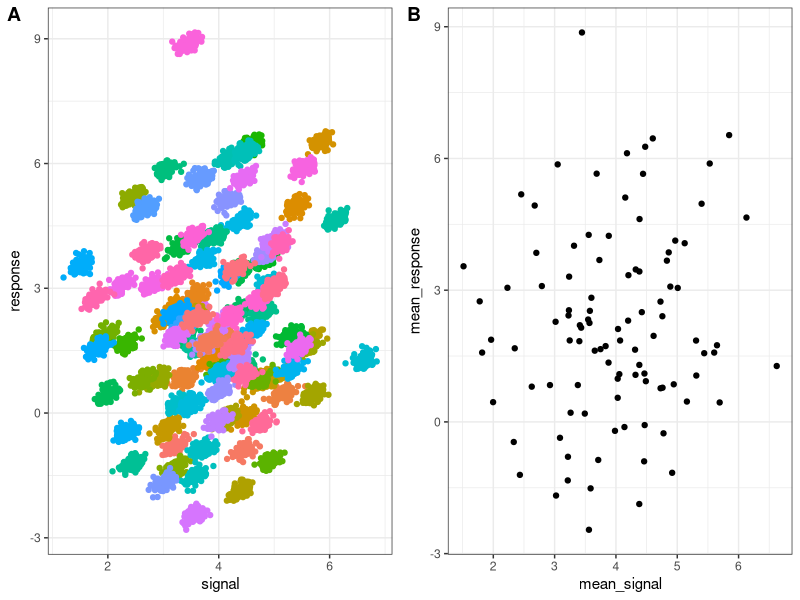
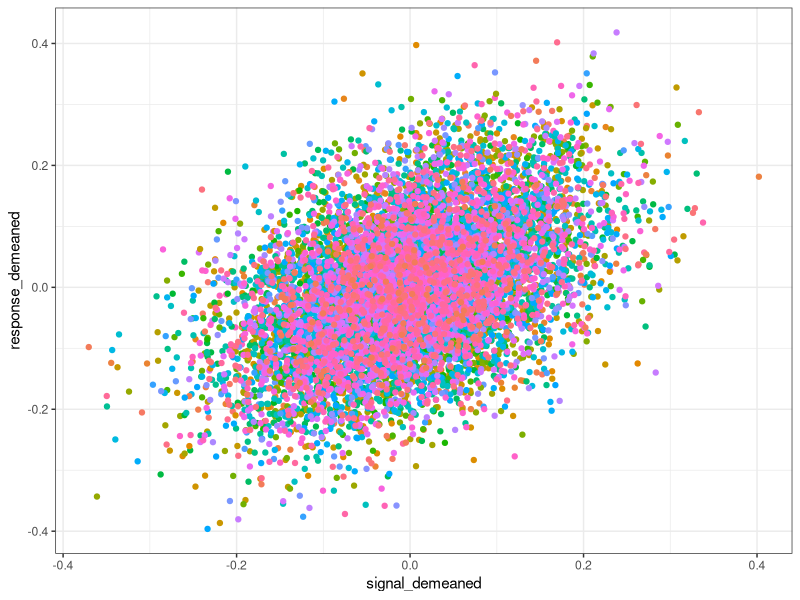
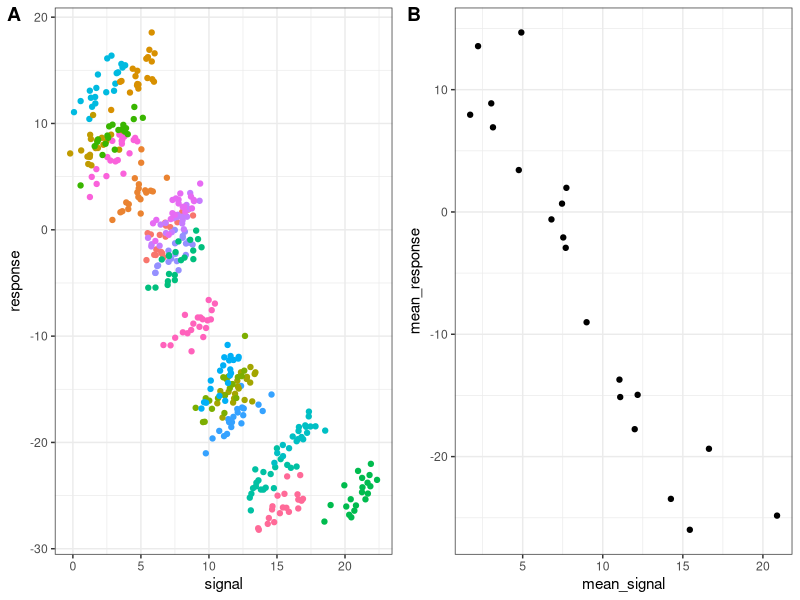

Recreate these plots in R, in order. (Note: this script raises an error after producing the figures.)
## ---- chunk 1
library(tidyverse)
library(lme4)
library(parameters)
library(datawizard)
library(cowplot)


between_effect = 0
within_effect = 0.5
between_sd = 2
within_sd = 0.1

signal_intercepts = rnorm(100,0,1) 
response_intercepts = rnorm(100,0, between_sd) + between_effect * signal_intercepts

data =  data.frame()
for (participant in 1:100){
  
  signal = rnorm(100,4,0.1)  
  response =  within_effect*signal + rnorm(100,0,within_sd)
  response = response + response_intercepts[participant]
  signal = signal + signal_intercepts[participant]
  data =  rbind(data, data.frame(signal,response,participant))
  
}
data_averaged = data %>% group_by(participant) %>% summarise(mean_signal = mean(signal), mean_response = mean(response))

cat("Korelacja pojedynczych pomiarów",cor(data$signal, data$response))
cat("Korelacja średnich pomiarów na osobę",cor(data_averaged$mean_signal, data_averaged$mean_response))

## ---- chunk 2
plot1 <- ggplot(data, aes(x = signal, y = response, colour = as.character(participant))) + geom_point() + theme_bw() +  theme(legend.position="none")

plot2 <- ggplot(data_averaged, aes(x = mean_signal, y = mean_response)) +
  geom_point() + theme_bw()

plot_grid(plot1, plot2, labels = "AUTO")
## ---- chunk 3
data = data %>% group_by(participant) %>% mutate(signal_demeaned = signal - mean(signal), 
response_demeaned = response - mean(response))

ggplot(data, aes(x = signal_demeaned, y = response_demeaned, colour = as.character(participant))) +
geom_point() + theme_bw() +  theme(legend.position="none")
## ---- chunk 4
model = lmer(response ~ signal + (1| participant), data = data)
model_parameters(model)
## ---- chunk 5


signal_intercepts = rnorm(20,4,4) 
response_intercepts = rnorm(20,0, 5) + -2*signal_intercepts

data =  data.frame()
for (participant in 1:20){
  
  signal = rnorm(20,4,1)  
  response =  1*signal + rnorm(20,0,1)
  response = response + response_intercepts[participant]
  signal = signal + signal_intercepts[participant]
  data =  rbind(data, data.frame(signal,response,participant))
  
}
data_averaged = data %>% group_by(participant) %>% summarise(mean_signal = mean(signal), mean_response = mean(response))

## ---- chunk 6
plot1 <- ggplot(data, aes(x = signal, y = response, colour = as.character(participant))) +
  geom_point() + theme_bw() +  theme(legend.position="none")

plot2 <- ggplot(data_averaged, aes(x = mean_signal, y = mean_response)) +
  geom_point() + theme_bw()

plot_grid(plot1, plot2, labels = "AUTO")
## ---- chunk 7
data <- cbind(
  data,
  demean(data, select = c("signal"), group = "participant")
)

model = lmer(response ~ signal_within + signal_between + (1| participant), data = data)
model_parameters(model)
## ---- chunk 8
knitr::include_app("https://szpm.shinyapps.io/Mixed/", height = "1020")
